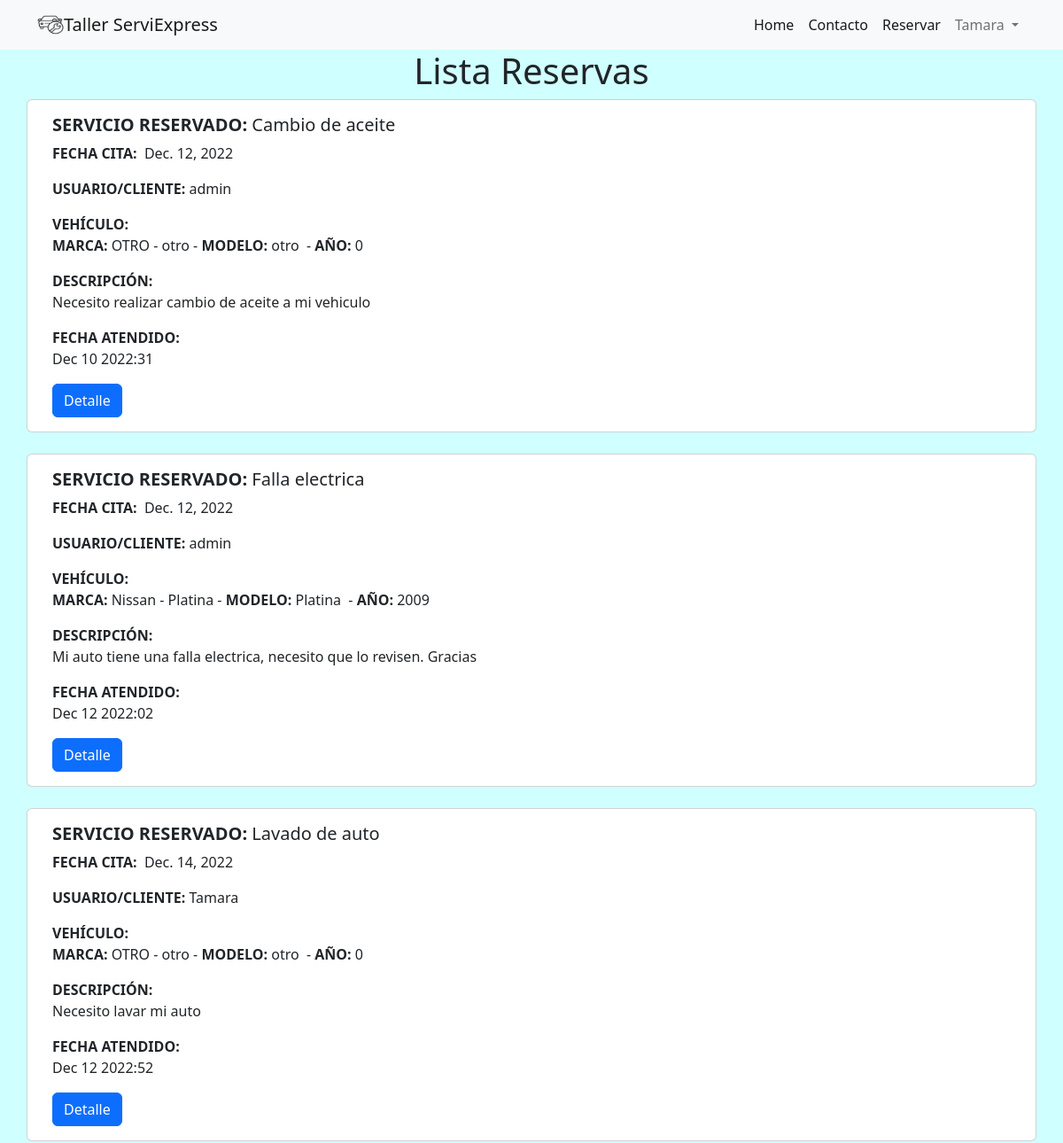
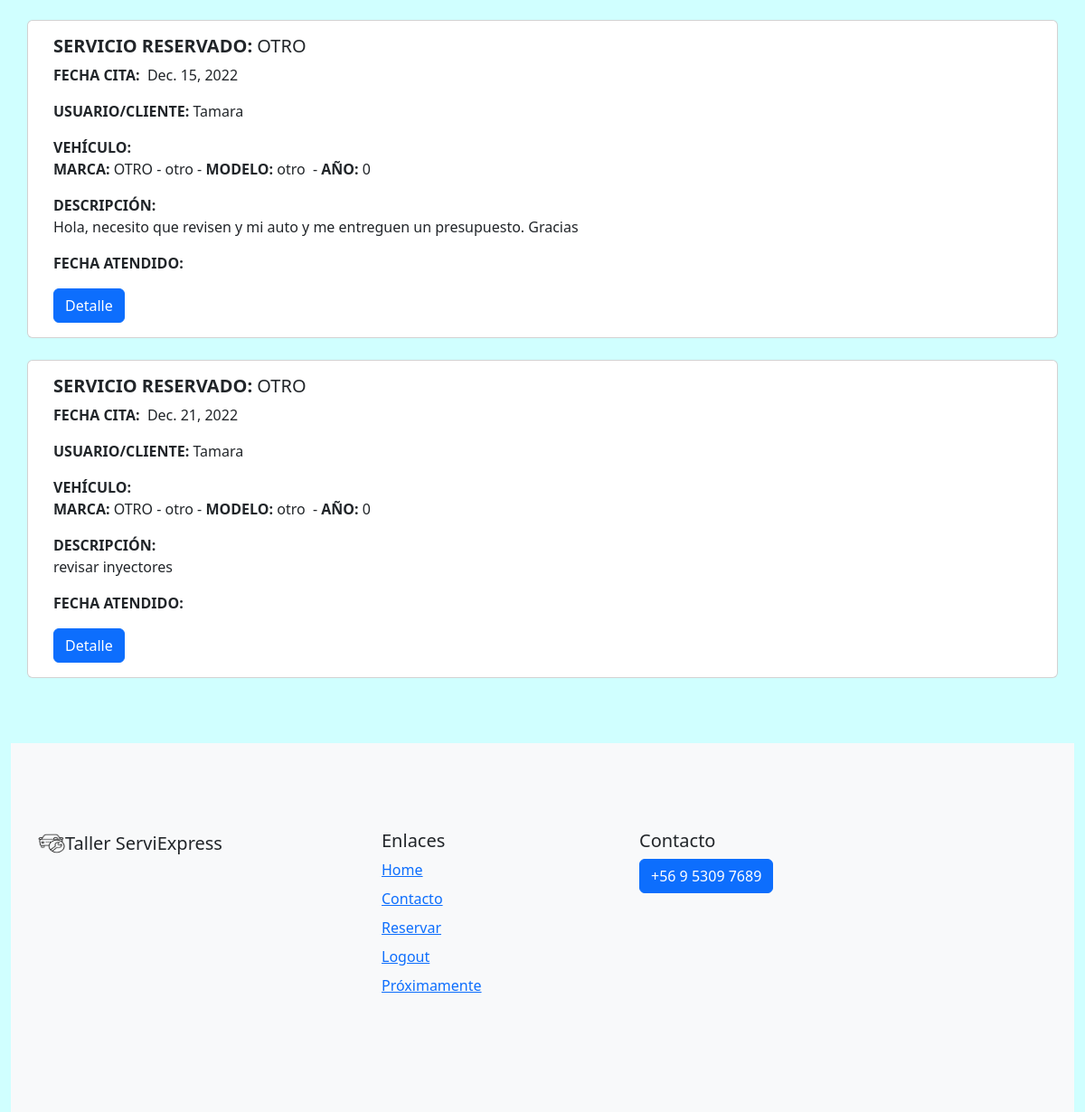
Screenshot of /reservas/ (signed in) with the database file from the repository (2 pictures, top to bottom).
### task/models.py (models this page shows, shortened)
class Reserva(models.Model):
    id = models.AutoField(primary_key=True)
    servicio = models.ForeignKey(Servicio, on_delete=models.CASCADE)
    fecha = models.DateTimeField(auto_now_add=True)
    user = models.ForeignKey(User, on_delete=models.CASCADE)
    vehiculo = models.ForeignKey(Vehiculo, on_delete=models.CASCADE)
    reserva = models.DateField(auto_now_add=False, auto_now=False)
    hora = models.TimeField(null=True)
    descripcion = models.TextField(blank=True)
    atendido = models.DateTimeField(null=True)

class Servicio(models.Model):
    id = models.AutoField(primary_key=True)
    nombre = models.CharField(max_length=30)
    descripcion = models.TextField(blank=True)
    valor = models.IntegerField(blank=True,editable=True)
    def __str__(self):
        return self.nombre

class Vehiculo(models.Model):
    id = models.AutoField(primary_key=True)
    marca = models.CharField(max_length=20)
    modelo = models.CharField(max_length=20)
    anno = models.IntegerField(blank=False)
    user = models.ForeignKey(User, on_delete=models.CASCADE)
    def __str__(self):
        return self.marca + ' - ' + self.modelo

### task/views.py (the view)
# urls.py: path('reservas/', views.listReservas,name='reservas'),
@login_required
def listReservas(request):
    reservas = Reserva.objects.all()#Reserva.objects.filter(user=request.user)
    return render(request, 'reservas.html',{
        'reservas': reservas
    })

### task/templates/reservas.html
{% extends 'base.html' %}
{% block content%}
{% load static %}
<h1 style="text-align: center;">Lista Reservas</h1>
{% for reserva in reservas %}
  <div class="container-md">
    <div class="row">
<div class="card" >
    <div class="card-body">
      <h5 class="card-title"><strong>SERVICIO RESERVADO:</strong>&nbsp;{{reserva.servicio}}</h5>
      <p><strong>FECHA CITA:</strong>&nbsp; {{reserva.reserva}}</p>
      <p class="card-text"><strong>USUARIO/CLIENTE:</strong> {{reserva.user.username}}</p>
      <p class="card-text"><strong>VEHÍCULO: </strong><br><strong>MARCA: </strong>{{reserva.vehiculo}}&nbsp;-&nbsp;<strong>MODELO: </strong>{{reserva.vehiculo.modelo}} &nbsp;-&nbsp;<strong>AÑO: </strong>{{reserva.vehiculo.anno}}</p>
      <p class="card-text"><strong>DESCRIPCIÓN:</strong><br> {{reserva.descripcion}}</p>
      <p class="card-text"><strong>FECHA ATENDIDO:</strong><br> {{reserva.atendido|date:'M j Y:i'}}</p>
      <a href="{% url 'detalleReserva' reserva.id %}" class="btn btn-primary">Detalle</a>
    </div>
  </div>
</div>
</div>
<br>
{% endfor %}
{% endblock %}

### task/templates/base.html (shortened to what this page needs)
{% load static %}
<!doctype html>
<html lang="en">
  <head>
    <link href="https://cdn.jsdelivr.net/npm/bootstrap@5.2.3/dist/css/bootstrap.min.css" rel="stylesheet">
    <link type="text/css" rel="stylesheet" href="{% static 'task/css/style.css' %}">
  </head>
  <body>
    <nav class="navbar navbar-expand-lg bg-light">
        <div class="container">
            <img src="{% static 'task/img/mecanico.png' %}" alt="Logo flor " width="30" height="24">
            <a class="navbar-brand" href="{% url 'home' %}">Taller ServiExpress</a>
          <div class="collapse navbar-collapse" id="navbarTogglerDemo01">
            <ul class="navbar-nav ms-auto">
              <li class="nav-item">
                <a class="nav-link active" aria-current="page" href="{% url 'home' %}">Home</a>
              </li>
              <li class="nav-item">
                <a class="nav-link active" aria-current="page" href="{% url 'contacto' %}">Contacto</a>
              </li>
              {% if user.is_authenticated %}
              <li class="nav-item">
                <a class="nav-link active" href="{% url 'crearReserva' %}">Reservar</a>
              </li>
              {% endif %}
              {% if user.is_authenticated %}
              <li class="nav-item dropdown">
                <a class="nav-link dropdown-toggle" href="#" role="button" data-bs-toggle="dropdown" aria-expanded="false">
                  {{ user.username }}
                </a>
              </li>
                {% else %}
                <a class="nav-link active" href="{% url 'iniciarSesion' %}">Login</a>
              </li>
              <li class="nav-item">
                <a class="nav-link active" href="{% url 'registrarse' %}">Registrarse</a>
              </li>
              {% endif %}
            </ul>
          </div>
        </div>
      </nav>
    {% block content %}
    {% endblock %}
    <footer class="container-fluid">
        <footer class="bd-footer py-5 mt-5 bg-light">
            <div class="container py-5">
                <div class="row">
                    <div class="col-lg-3 mb-3">
                        <a class="d-inline-flex align-items-center mb-2 link-dark text-decoration-none" href="/" aria-label="Bootstrap">
                            <img src="{% static 'task/img/mecanico.png' %}" alt="Logo mecanico " width="30" height="24">
                            <span class="fs-5">Taller ServiExpress</span>
                        </a>
                    </div>
                    <div class="col-6 col-lg-2 offset-lg-1 mb-3">
                        <h5>Enlaces</h5>
                        <ul class="list-unstyled">
                            <li class="mb-2"><a href="{% url 'home' %}">Home</a></li>
                            <li class="mb-2"><a href="{% url 'contacto' %}">Contacto</a></li>
                            {% if user.is_authenticated %}
                            <li class="mb-2"><a href="{% url 'crearReserva' %}">Reservar</a></li>
                            <li class="mb-2"><a href="{% url 'cerrarSesion' %}">Logout</a></li>
                            {% else %}
                            <li class="mb-2"><a href="{% url 'iniciarSesion' %}">Login</a></li>
                            <li class="mb-2"><a href="{% url 'registrarse' %}">Registrarse</a></li>
                            {% endif %}
                            <li class="mb-2"><a href="#">Próximamente</a></li>
                        </ul>
                    </div>
                    <div class="col-6 col-lg-2 offset-lg-1 mb-3">
                        <h5>Contacto</h5>
                        <p class="btn btn-primary">+56 9 5309 7689</p>
                    </div>
                </div>
            </div>
        </footer>
    </footer>
  </body>
</html>

### task/static/task/css/style.css (style rules this page uses)
body { background-color: #d0ffff; }

### rows the page displays
Reserva: servicio "Cambio de aceite", reserva "Dec. 12, 2022", user.username "admin", vehiculo "OTRO - otro", vehiculo.modelo "otro", vehiculo.anno "0", descripcion "Necesito realizar cambio de aceite a mi vehiculo", atendido "Dec 10 2022:31"
Reserva: servicio "Falla electrica", reserva "Dec. 12, 2022", user.username "admin", vehiculo "Nissan - Platina", vehiculo.modelo "Platina", vehiculo.anno "2009", descripcion "Mi auto tiene una falla electrica, necesito que lo revisen. Gracias", atendido "Dec 12 2022:02"
Reserva: servicio "Lavado de auto", reserva "Dec. 14, 2022", user.username "Tamara", vehiculo "OTRO - otro", vehiculo.modelo "otro", vehiculo.anno "0", descripcion "Necesito lavar mi auto", atendido "Dec 12 2022:52"
Reserva: servicio "OTRO", reserva "Dec. 15, 2022", user.username "Tamara", vehiculo "OTRO - otro", vehiculo.modelo "otro", vehiculo.anno "0", descripcion "Hola, necesito que revisen y mi auto y me entreguen un presupuesto. Gracias"
Reserva: servicio "OTRO", reserva "Dec. 21, 2022", user.username "Tamara", vehiculo "OTRO - otro", vehiculo.modelo "otro", vehiculo.anno "0", descripcion "revisar inyectores"

### other values shown
{{ user.username }} "Tamara"
